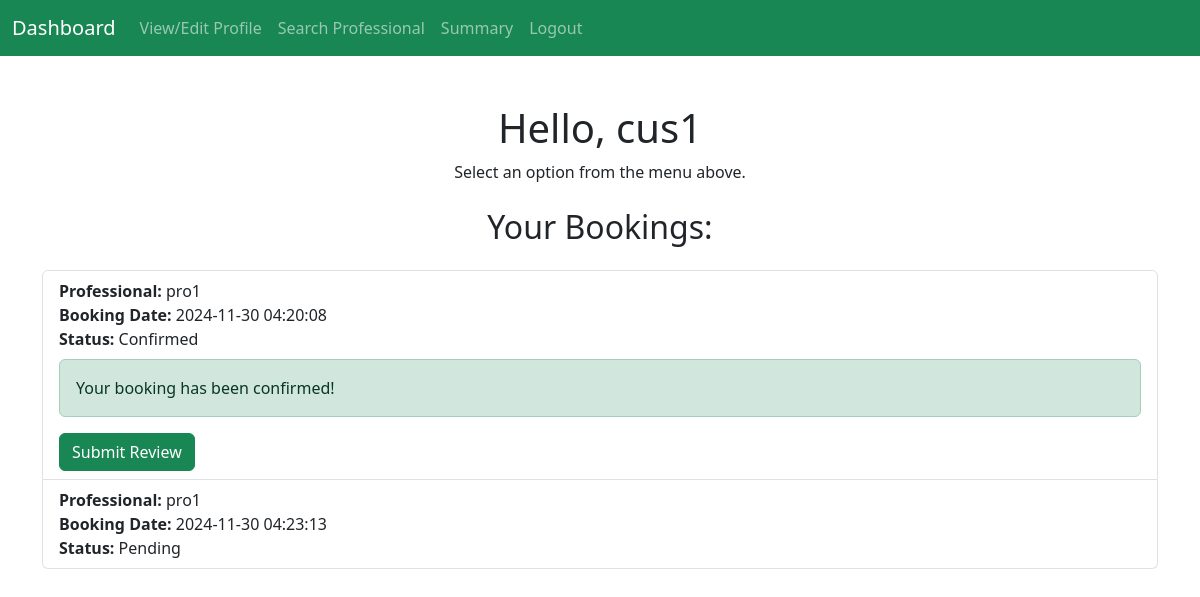
/customer_dashboard (signed in), run on the app's committed database.
### app.py (models this page shows)
class Customer(db.Model):
    id = db.Column(db.Integer, primary_key=True)
    email = db.Column(db.String(120), unique=True, nullable=False)
    password = db.Column(db.String(120), nullable=False)
    name = db.Column(db.String(120), nullable=False)
    address = db.Column(db.String(200), nullable=False)
    pincode = db.Column(db.String(20), nullable=False)
    phone_number = db.Column(db.String(15), nullable=False)

class Booking(db.Model):
    __tablename__ = 'booking'
    id = db.Column(db.Integer, primary_key=True)
    customer_id = db.Column(db.Integer, db.ForeignKey('customer.id'), nullable=False)
    professional_id = db.Column(db.Integer, db.ForeignKey('professional.id'), nullable=False)
    booking_date = db.Column(db.DateTime, default=datetime.utcnow, nullable=False)
    status = db.Column(db.String, nullable=False)
    customer = db.relationship('Customer', backref=db.backref('bookings', lazy=True))
    professional = db.relationship('Professional', backref=db.backref('bookings', lazy=True))
    review = db.relationship('Review', back_populates='booking', uselist=False)

class Professional(db.Model):
    id = db.Column(db.Integer, primary_key=True)
    email = db.Column(db.String(120), unique=True, nullable=False)
    password = db.Column(db.String(120), nullable=False)
    name = db.Column(db.String(120), nullable=False)
    address = db.Column(db.String(200), nullable=False)
    pincode = db.Column(db.String(20), nullable=False)
    service_id = db.Column(db.Integer, db.ForeignKey('service.id'), nullable=False)
    service = db.relationship('Service', backref=db.backref('professionals', lazy=True))
    document = db.Column(db.String(120), nullable=False)
    phone_number = db.Column(db.String(15), nullable=False)
    is_approved = db.Column(db.Boolean, default=False)
    is_rejected = db.Column(db.Boolean, default=False)

### app.py (the view)
@app.route('/customer_dashboard', methods=['GET'])
def customer_dashboard():
    if 'user_type' in session and session['user_type'] == 'customer':
        customer = Customer.query.filter_by(email=session['user_email']).first()
        confirmed_bookings = Booking.query.filter_by(customer_id=customer.id, status='Confirmed').all()
        return render_template('customer_dashbaord.html', customer=customer, bookings=confirmed_bookings)

### templates/customer_dashbaord.html (shortened to what this page needs)
<!DOCTYPE html>
<html lang="en">
<head>
    <link href="https://cdn.jsdelivr.net/npm/bootstrap@5.3.0-alpha1/dist/css/bootstrap.min.css" rel="stylesheet">
</head>
<body>
    <nav class="navbar navbar-expand-lg navbar-dark bg-success">
        <div class="container-fluid">
            <a class="navbar-brand" href="#">Dashboard</a>
            <div class="collapse navbar-collapse" id="navbarNav">
                <ul class="navbar-nav">
                    <li class="nav-item">
                        <a class="nav-link" href="{{ url_for('edit_profile') }}">View/Edit Profile</a>
                    </li>
                    <li class="nav-item">
                        <a class="nav-link" href="{{ url_for('customer_search') }}">Search Professional</a>
                    </li>
                    <li class="nav-item">
                        <a class="nav-link" href="{{ url_for('customer_summary') }}">Summary</a>
                    </li>
                    <li class="nav-item">
                        <a class="nav-link" href="{{ url_for('logout') }}">Logout</a>
                    </li>
                </ul>
            </div>
        </div>
    </nav>
    <div class="container mt-5">
        <h1 class="text-center">Hello, {{ customer.name }}</h1>
        <p class="text-center">Select an option from the menu above.</p>
        <h2 class="text-center mt-4">Your Bookings:</h2>
        <ul class="list-group mt-4">
            {% for booking in customer.bookings %}
            <li class="list-group-item">
                <strong>Professional:</strong> {{ booking.professional.name }} <br>
                <strong>Booking Date:</strong> {{ booking.booking_date.strftime('%Y-%m-%d %H:%M:%S') }}<br>
                <strong>Status:</strong> {{ booking.status }} <br>
                {% if booking.status == 'Confirmed' %}
                    <div class="alert alert-success mt-2" role="alert">Your booking has been confirmed!</div>
                    {% if booking.reviews %}
                        <span>You have already submitted a review for this service.</span>
                    {% else %}
                        <a href="{{ url_for('submit_review', booking_id=booking.id) }}" class="btn btn-success">Submit Review</a>
                    {% endif %}
                {% elif booking.status == 'Cancelled' %}
                    <div class="alert alert-danger mt-2" role="alert">Your booking has been cancelled.</div>
                {% endif %}
            </li>
            {% endfor %}
        </ul>
    </div>
</body>
</html>

### data on the page
Customer: name "cus1"
Booking: professional.name "pro1", booking_date "2024-11-30 04:20:08", status "Confirmed"
Booking: professional.name "pro1", booking_date "2024-11-30 04:23:13", status "Pending"
